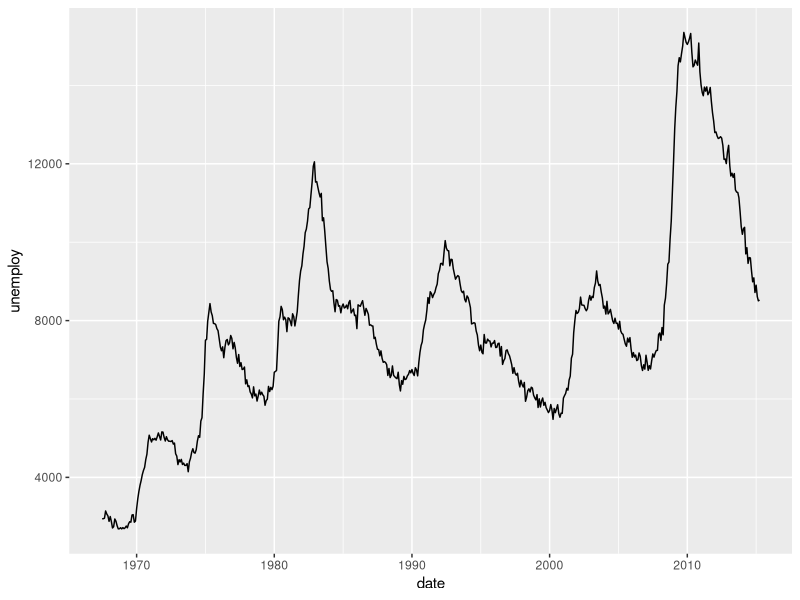
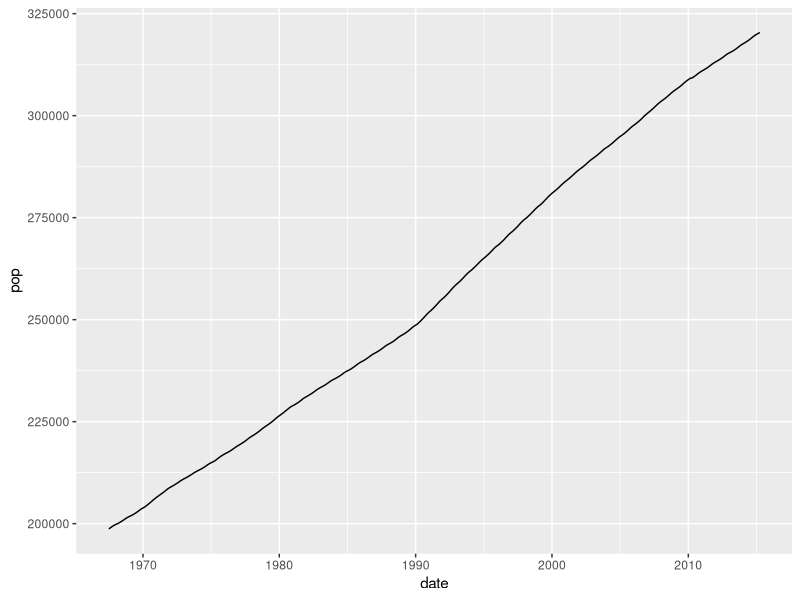
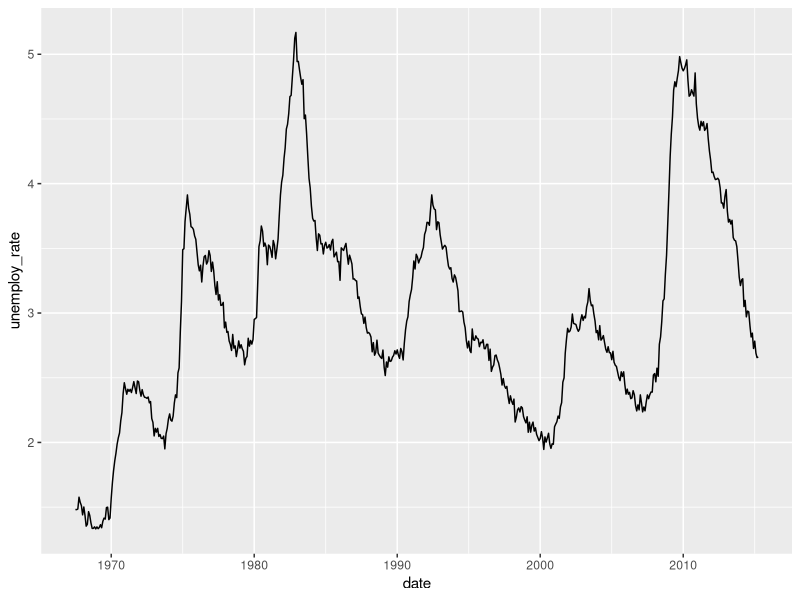
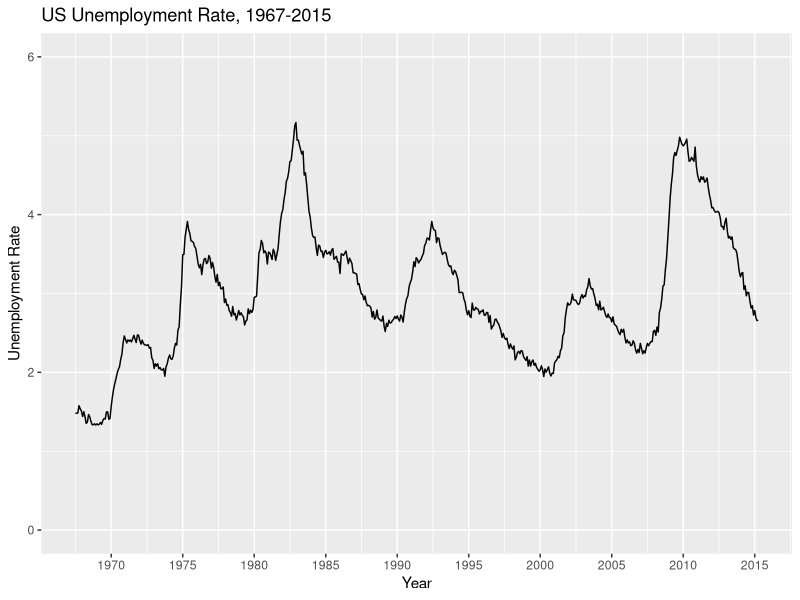
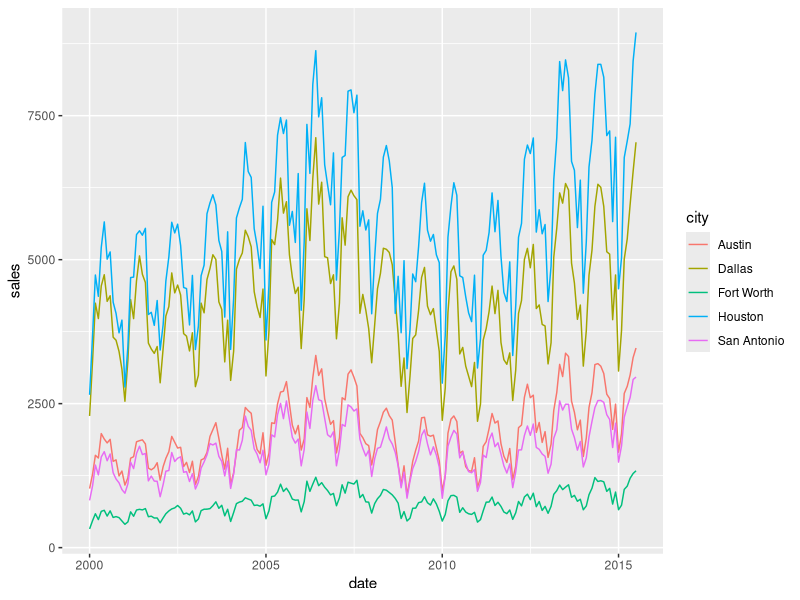
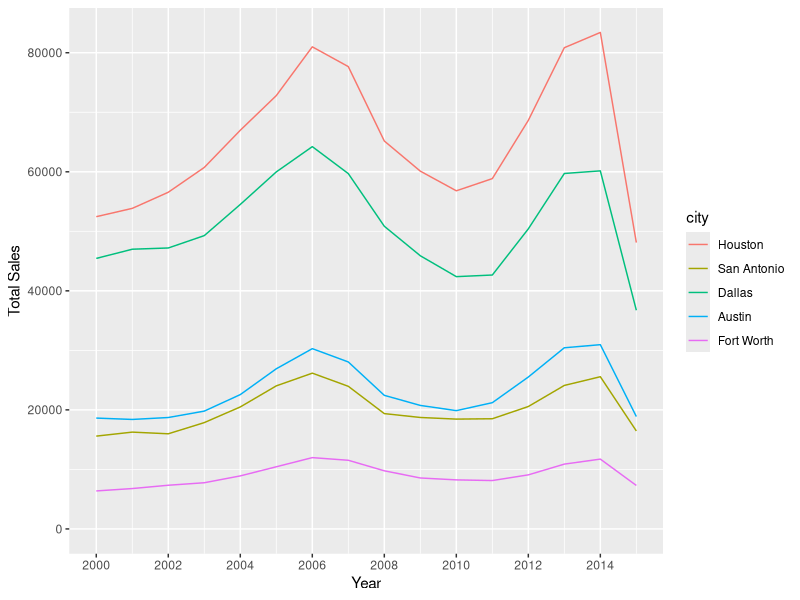
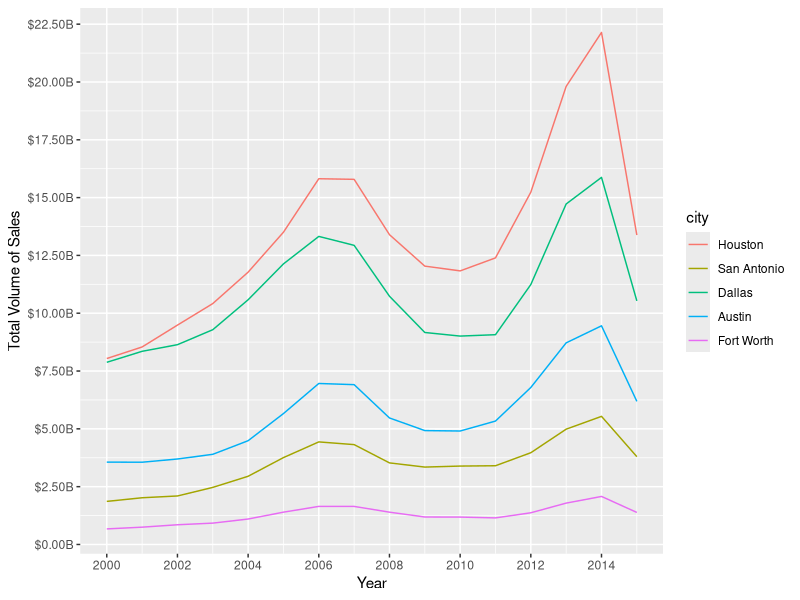
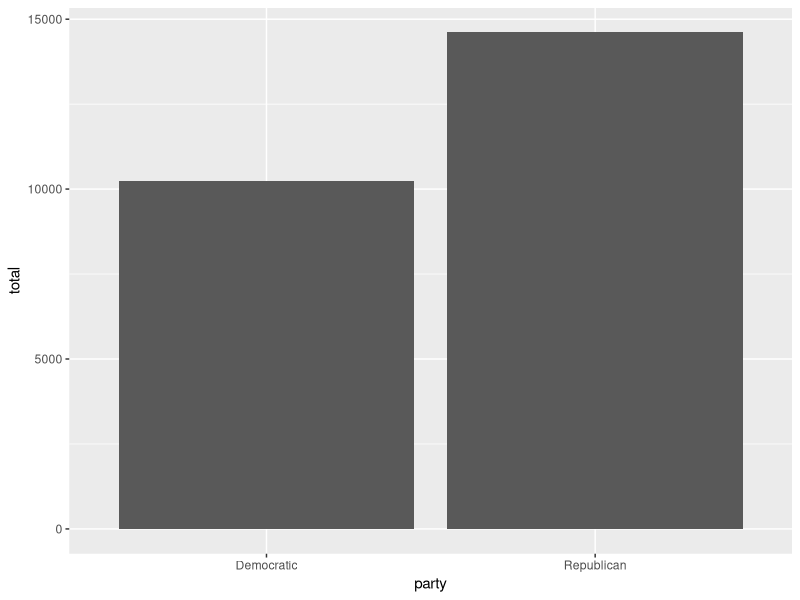

Reproduce these figures in R, in order.
## ---- chunk 1
#| label: setup
#| message: false
#| warning: false
knitr::opts_chunk$set(echo = T)
library(tidyverse)
## ---- chunk 2
economics <- as_tibble(economics)
mpg <- as_tibble(mpg)
presidential <- as_tibble(presidential)
txhousing <- as_tibble(txhousing)
## ---- chunk 3
economics
## ---- chunk 4
economics %>%
  ggplot(aes(date,unemploy))+
  geom_path()
## ---- chunk 5
economics %>%
  ggplot(aes(date,pop))+
  geom_path()
## ---- chunk 6
economics1 <- economics %>%
  mutate(unemploy_rate=(unemploy/pop)*100)
economics1
economics1 %>%
  ggplot(aes(date,unemploy_rate))+
  geom_path()
## ---- chunk 7
economics1 %>%
  ggplot(aes(date,unemploy_rate))+
  geom_path()+
  scale_x_date(limits=range(economics1$date),breaks="5 years",date_labels = "%Y")+
  scale_y_continuous(limits=c(0,ceiling(max(economics1$unemploy_rate))))+
  labs(x="Year",y="Unemployment Rate",
       title="US Unemployment Rate, 1967-2015")
## ---- chunk 8
txhousing
## ---- chunk 9
txhousing %>%
  distinct(city)
## ---- chunk 10
txhousing_1 <- txhousing %>%
  filter(city %in% c("Houston",
                     "San Antonio",
                     "Dallas",
                     "Austin",
                     "Fort Worth")) %>%
  mutate(date=str_c(month,year,sep="-"),
         date=my(date))
txhousing_1
## ---- chunk 11
txhousing_1 %>%
  ggplot(aes(date, sales,col=city))+
  geom_path()
## ---- chunk 12
txhousing_total <- txhousing_1 %>%
  group_by(city,year) %>%
  summarise(total_sales=sum(sales),
            total_volume=sum(volume)) %>%
  ungroup() %>%
  mutate(city=factor(city,levels=c("Houston","San Antonio","Dallas","Austin","Fort Worth")))
txhousing_total
## ---- chunk 13
txhousing_total %>%
  ggplot(aes(year,total_sales,col=city))+
  geom_path()+
  scale_x_continuous(breaks = seq(2000,2015,2))+
  scale_y_continuous(limits = c(0,ceiling(max(txhousing_total$total_sales))))+
  labs(x="Year",y="Total Sales")
## ---- chunk 14
txhousing_total %>%
  ggplot(aes(year,total_volume,col=city))+
  geom_path()+
  scale_x_continuous(breaks = seq(2000,2015,2))+
  scale_y_continuous(labels=scales::label_currency(suffix="B",scale=1e-9),n.breaks = 10)+
  labs(x="Year",y="Total Volume of Sales")
## ---- chunk 15
presidential
## ---- chunk 16
presidential1 <- presidential %>%
  mutate(dur=end-start)
presidential1
presidential_total_dur <- presidential1 %>%
  group_by(party) %>%
  summarise(total=as.numeric(sum(dur)) )%>%
  ungroup()
presidential_total_dur
## ---- chunk 17
presidential_total_dur %>%
  ggplot(aes(party,total))+
  geom_col()
presidential_total_dur1 <- presidential_total_dur %>%
  mutate(prop=total/sum(total))
presidential_total_dur1 %>%
  ggplot(aes(party,prop))+
  geom_col()
## ---- chunk 18
mpg %>%
  distinct(manufacturer)
## ---- chunk 19
mpg_avgs <- mpg %>%
  filter(year==2008) %>%
  group_by(manufacturer) %>%
  summarise(m_hwy_mpg=mean(hwy,na.rm=T),
            sd_hwy_mpg=sd(hwy,na.rm=T),
            se_lower=m_hwy_mpg-sd_hwy_mpg/sqrt(n()),
            se_upper=m_hwy_mpg+sd_hwy_mpg/sqrt(n() )) %>%
  ungroup() %>%
  filter(!is.na(sd_hwy_mpg))
mpg_avgs
## ---- chunk 20
mpg_avgs %>%
  ggplot(aes(manufacturer,m_hwy_mpg))+
  geom_col()+
  geom_errorbar(aes(ymin=se_lower,ymax=se_upper))+
  labs(x="Manufacturer",y="Mean hwy mpg")
## ---- chunk 21
mpg_avgs %>%
  ggplot(aes(reorder(manufacturer,-m_hwy_mpg),m_hwy_mpg))+
  geom_col(fill="purple")+
  geom_errorbar(aes(ymin=se_lower,ymax=se_upper),width=.35)+
  labs(x="Manufacturer",y="Mean hwy mpg")+
  theme(axis.text.x = element_text(angle=90))
